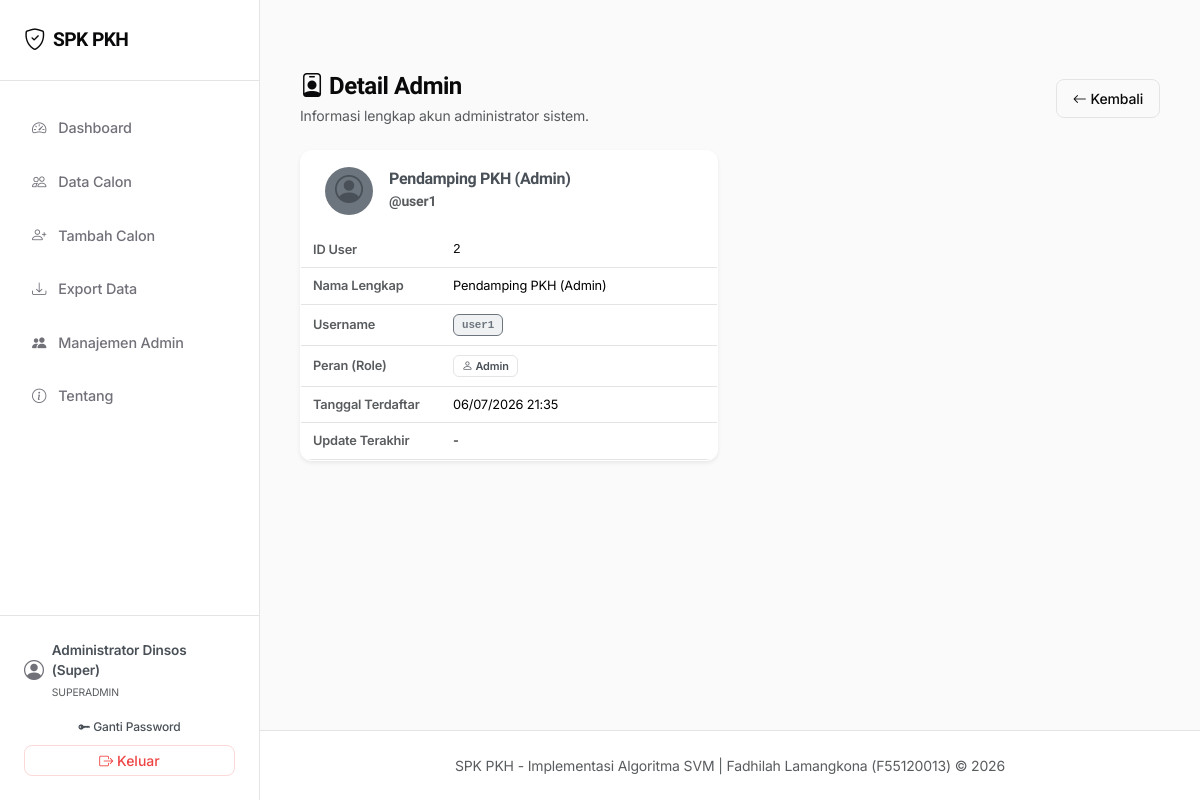
The page /admin/users/2/detail (signed in) on the database its author committed.
### models_db.py (models this page shows, shortened)
class User(db.Model):
    __tablename__ = 'users'
    id = db.Column(db.Integer, primary_key=True)
    username = db.Column(db.String(50), unique=True, nullable=False)
    password_hash = db.Column(db.String(255), nullable=False)
    nama_lengkap = db.Column(db.String(100), nullable=False)
    role = db.Column(db.String(20), nullable=False, default='admin')  # 'superadmin' atau 'admin'
    must_change_password = db.Column(db.Boolean, default=False)
    created_at = db.Column(db.DateTime, default=lambda: datetime.now(timezone.utc))

### routes/admin.py (the view)
@admin_bp.route('/users/<int:id>/detail')
@login_required
@superadmin_required
def detail_user(id):
    user = User.query.get_or_404(id)
    return render_template('admin/user_detail.html', user=user)

### core/auth.py (called while the page is built)
def login_required(f):
    @wraps(f)
    def decorated_function(*args, **kwargs):
        if 'user_id' not in session:
            flash('Silakan login terlebih dahulu untuk mengakses sistem.', 'warning')
            return redirect(url_for('auth.login'))
        from flask import request as _req
        if _req.endpoint != 'auth.change_password':
            user = User.query.get(session['user_id'])
            if user and user.must_change_password:
                flash('Anda harus mengganti password sebelum dapat mengakses sistem.', 'warning')
                return redirect(url_for('auth.change_password', force=True))
        return f(*args, **kwargs)
    return decorated_function

def superadmin_required(f):
    @wraps(f)
    def decorated_function(*args, **kwargs):
        if 'user_id' not in session:
            flash('Silakan login terlebih dahulu untuk mengakses sistem.', 'warning')
            return redirect(url_for('auth.login'))
        user = User.query.get(session['user_id'])
        if not user or user.role != 'superadmin':
            flash('Anda tidak memiliki hak akses untuk halaman ini.', 'danger')
            return redirect(url_for('dashboard.index'))
        return f(*args, **kwargs)
    return decorated_function

def inject_user():
    if 'user_id' in session:
        user = User.query.get(session['user_id'])
        return dict(current_user=user)
    return dict(current_user=None)

def generate_csrf_token():
    if '_csrf_token' not in session:
        session['_csrf_token'] = secrets.token_hex(32)
    return session['_csrf_token']

def inject_csrf():
    return dict(csrf_token=generate_csrf_token())

### core/security.py (called while the page is built)
def register_security_headers(app):
    @app.after_request
    def add_security_headers(response):
        for header, value in _SECURITY_HEADERS.items():
            response.headers[header] = value
        return response

### templates/admin/user_detail.html (shortened to what this page needs)
{% extends 'base.html' %}
{% block content %}
<div class="stagger-container py-3">
    <div class="d-flex justify-content-between align-items-center mb-4">
        <div>
            <h4 class="mb-1"><i class="bi bi-person-badge"></i> Detail Admin</h4>
            <p class="text-muted small mb-0">Informasi lengkap akun administrator sistem.</p>
        </div>
        <a href="{{ url_for('admin.list_users') }}" class="btn btn-outline-primary btn-sm d-flex align-items-center gap-1">
            <i class="bi bi-arrow-left"></i> Kembali
        </a>
    </div>
    <div class="row">
        <div class="col-md-7 col-lg-6">
            <div class="card shadow-sm border border-light border-opacity-10">
                <div class="card-header bg-transparent border-bottom border-light border-opacity-10 py-3 d-flex align-items-center gap-3">
                    <div class="d-inline-flex align-items-center justify-content-center bg-secondary bg-opacity-20 text-dark-emphasis rounded-circle" style="width: 48px; height: 48px;">
                        <i class="bi bi-person-circle fs-3"></i>
                    </div>
                    <div>
                        <h6 class="mb-0 fw-semibold text-dark-emphasis">{{ user.nama_lengkap }}</h6>
                        <span class="text-muted small">@{{ user.username }}</span>
                    </div>
                </div>
                <div class="card-body p-0">
                    <div class="table-responsive border-0">
                        <table class="table mb-0">
                            <tbody>
                                <tr>
                                    <td class="text-muted small fw-semibold" style="width: 140px;">ID User</td>
                                    <td class="font-monospace small">{{ user.id }}</td>
                                </tr>
                                <tr>
                                    <td class="text-muted small fw-semibold">Nama Lengkap</td>
                                    <td>{{ user.nama_lengkap }}</td>
                                </tr>
                                <tr>
                                    <td class="text-muted small fw-semibold">Username</td>
                                    <td><span class="badge bg-secondary bg-opacity-10 text-secondary border border-secondary border-opacity-20 font-monospace">{{ user.username }}</span></td>
                                </tr>
                                <tr>
                                    <td class="text-muted small fw-semibold">Peran (Role)</td>
                                    <td>
                                        {% if user.role == 'superadmin' %}
                                        <span class="badge badge-layak"><i class="bi bi-shield-fill"></i> Superadmin</span>
                                        {% else %}
                                        <span class="badge badge-tidak-layak text-dark-emphasis"><i class="bi bi-person"></i> Admin</span>
                                        {% endif %}
                                    </td>
                                </tr>
                                <tr>
                                    <td class="text-muted small fw-semibold">Tanggal Terdaftar</td>
                                    <td class="small">{{ user.created_at.strftime('%d/%m/%Y %H:%M') if user.created_at else '-' }}</td>
                                </tr>
                                <tr>
                                    <td class="text-muted small fw-semibold">Update Terakhir</td>
                                    <td class="small">{{ user.updated_at.strftime('%d/%m/%Y %H:%M') if user.updated_at else '-' }}</td>
                                </tr>
                            </tbody>
                        </table>
                    </div>
                </div>
            </div>
        </div>
    </div>
</div>
{% endblock %}

### templates/base.html (shortened to what this page needs)
<!DOCTYPE html>
<html lang="id" data-bs-theme="light">
<head>
    <link href="https://cdn.jsdelivr.net/npm/bootstrap@5.3.3/dist/css/bootstrap.min.css" rel="stylesheet">
    <link rel="stylesheet" href="https://cdn.jsdelivr.net/npm/bootstrap-icons@1.11.3/font/bootstrap-icons.min.css">
    <link rel="stylesheet" href="{{ url_for('static', filename='css/style.css') }}">
</head>
<body>
    {% if current_user %}
    <div class="app-container">
        <aside class="sidebar-panel" id="sidebarPanel">
            <div class="sidebar-header">
                <a class="sidebar-brand" href="{{ url_for('dashboard.index') }}">
                    <i class="bi bi-shield-check"></i> SPK PKH
                </a>
            </div>
            <ul class="sidebar-menu">
                <li>
                    <a class="sidebar-link {% if request.endpoint == 'dashboard.index' %}active{% endif %}" href="{{ url_for('dashboard.index') }}">
                        <i class="bi bi-speedometer2"></i> Dashboard
                    </a>
                </li>
                <li>
                    <a class="sidebar-link {% if request.endpoint in ('calon.daftar_calon', 'calon.edit_calon', 'calon.prediksi_ulang', 'calon.export_calon') %}active{% endif %}" href="{{ url_for('calon.daftar_calon') }}">
                        <i class="bi bi-people"></i> Data Calon
                    </a>
                </li>
                <li>
                    <a class="sidebar-link {% if request.endpoint in ('calon.tambah_calon', 'calon.import_calon') %}active{% endif %}" href="{{ url_for('calon.tambah_calon') }}">
                        <i class="bi bi-person-plus"></i> Tambah Calon
                    </a>
                </li>
                <li>
                    <a class="sidebar-link {% if request.endpoint == 'calon.export_calon' %}active{% endif %}" href="{{ url_for('calon.export_calon') }}">
                        <i class="bi bi-download"></i> Export Data
                    </a>
                </li>
                {% if current_user.role == 'superadmin' %}
                <li>
                    <a class="sidebar-link {% if request.endpoint in ('admin.list_users', 'admin.tambah_user') %}active{% endif %}" href="{{ url_for('admin.list_users') }}">
                        <i class="bi bi-people-fill"></i> Manajemen Admin
                    </a>
                </li>
                {% endif %}
                <li>
                    <a class="sidebar-link {% if request.endpoint == 'about.index' %}active{% endif %}" href="{{ url_for('about.index') }}">
                        <i class="bi bi-info-circle"></i> Tentang
                    </a>
                </li>
            </ul>
            <div class="sidebar-footer">
                <div class="sidebar-user">
                    <i class="bi bi-person-circle fs-5"></i>
                    <div>
                        <div class="fw-semibold text-dark-emphasis">{{ current_user.nama_lengkap }}</div>
                        <small class="text-muted text-uppercase" style="font-size: 0.65rem;">
                            {{ 'Superadmin' if current_user.role == 'superadmin' else 'Admin Pendamping' }}
                        </small>
                    </div>
                </div>
                <div class="d-flex flex-column gap-1 w-100">
                    <a href="{{ url_for('auth.change_password') }}" class="btn btn-outline-secondary w-100 btn-sm py-1 border-light border-opacity-10 text-dark-emphasis" style="font-size: 0.75rem;">
                        <i class="bi bi-key-fill"></i> Ganti Password
                    </a>
                    <form method="POST" action="{{ url_for('auth.logout') }}" class="w-100">
                        <button type="submit" class="btn btn-outline-danger w-100 btn-sm py-1">
                            <i class="bi bi-box-arrow-right"></i> Keluar
                        </button>
                    </form>
                </div>
            </div>
        </aside>
        <div class="content-wrapper">
            <main class="main-content">
                {% block content %}{% endblock %}
            </main>
            <footer class="footer">
                <div class="container-fluid text-center text-muted small">
                    SPK PKH - Implementasi Algoritma SVM |
                    Fadhilah Lamangkona (F55120013) &copy; 2026
                </div>
            </footer>
        </div>
    </div>
    {% endif %}
</body>
</html>

### rows shown on the page
User: nama_lengkap "Administrator Dinsos (Super)", role "SUPERADMIN"
User: nama_lengkap "Pendamping PKH (Admin)", username "user1", id "2", created_at "06/07/2026 21:35"

### other values the page prints
{{ user.updated_at.strftime('%d/%m/%Y %H:%M') if user.updated_at else '-' }} "-"
